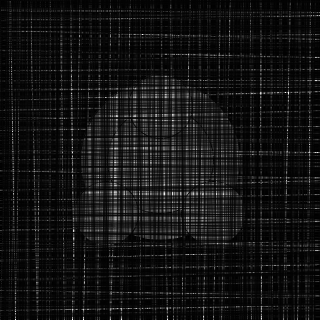
Frame 1 (no input)
Frame 60 (the mouse pressed at the canvas centre just before this capture): identical to frame 1, image omitted
Frame 120 (the mouse held since frame 60 and released just before this capture): identical to frame 1, image omitted

The Processing sketch that drew this single still picture (run headless with seeded random() and noise(); from frame 60 on, the mouse is pressed at the canvas centre):

// Processing sketch: circlegrid_1
// ── circlegrid_1.pde

void setup() {
  size(320,320);
  background(0);
  smooth();
  doDraw();
}

void draw() {}


void mouseDragged() {
  doDraw();
}


void doDraw() {
  fill(0);
  rect(0,0,width,height);
  fill(255, 150);
  triCircle();
  gridTartan();
}

void triCircle() {
  ellipse(int(width/2), int(height/2),  int(width/2), int(height/2));
  ellipse(int(width/2), int(height/2),  int(width/3), int(height/3));
  ellipse(int(width/2), int(height/3),  int(width/5), int(height/5));
  ellipse(int(width*2/3), int((height*2)/3),  int(width/5), int(height/5));
  ellipse(int(width/3), int((height*2)/3),  int(width/5), int(height/5));
}

void gridTartan() {

  drawGrid(10, 255); 
  drawGridOffset(10, 128, 1);
  drawGridOffset(10, 64, 2);
  drawGridOffset(10, 32, 3);
  drawGridOffset(10, 16, 4);
  drawGridOffset(10, 8, 5);
  drawGridOffset(10, 4, 6);
  drawGridOffset(10, 2, 7);
  drawGridOffset(10, 1, 8);

}


void drawGrid(int n, int shadeofgray) {

  stroke(shadeofgray, shadeofgray, shadeofgray, 255);
  strokeWeight(1);
  
  for (int i=n; i<height; i=i+n) {
    line(0, i, width, int(random(i-10, i+10)));  
  }
  
  for (int i=n; i<width; i=i+n) {
    line(i, 0, int(random(i-10, i+10)), height);  
  }
}


void drawGridOffset(int n, int shadeofgray, int offset) {

stroke(shadeofgray, shadeofgray, shadeofgray, 128);
strokeWeight(1);
  
  for (int i=0; i<height; i=i+n-offset) {
    line(0, i, width, int(random(i-10, i+10)));  
  }
  
  for (int i=0; i<width; i=i+n-offset) {
    line(i, 0, int(random(i-10, i+10)), height);  
  }
} 
